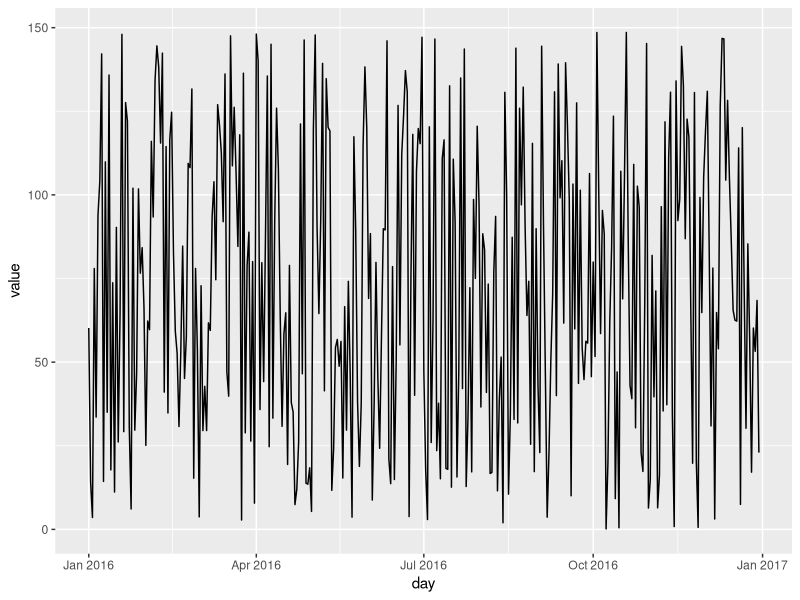
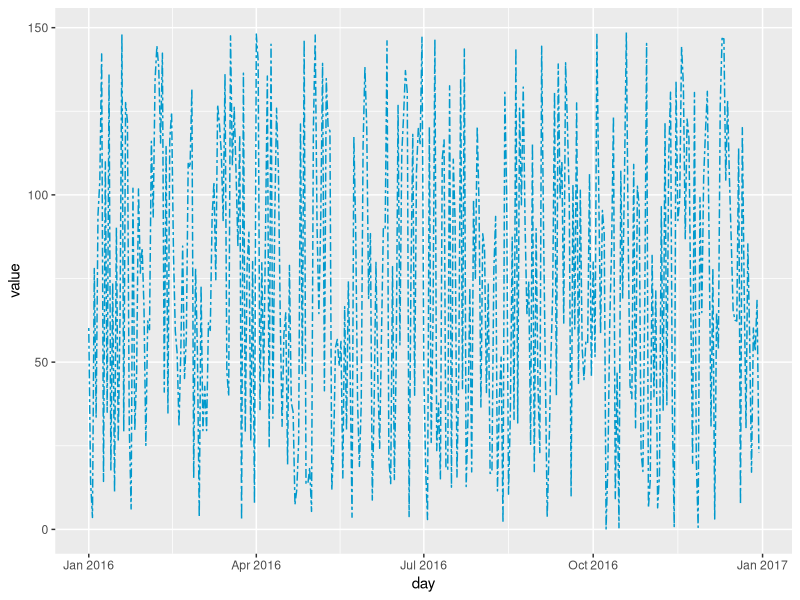
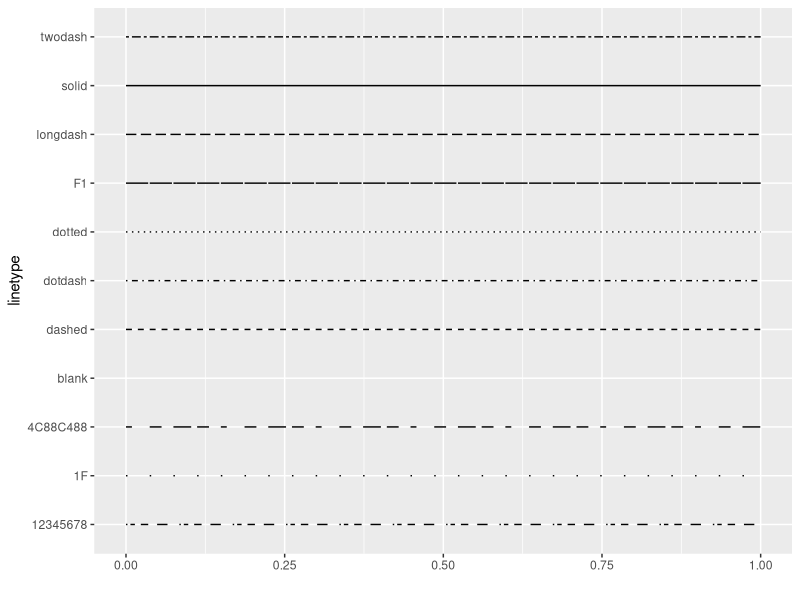

These figures' R source, in order:
## ---- chunk 1
library(lubridate)
library(ggplot2)
## ---- chunk 2
df = data.frame(day = ymd('2016-01-01') + 0:364,
                value = runif(n = 365, min = 0, max = 150 ))
head(df)
## ---- chunk 3
ggplot(df, aes(x = day, y = value)) +
  geom_line()
## ---- chunk 4
ggplot(df, aes(x = day, y = value)) +
  geom_line(color = '#0099cc', size = 0.5, linetype = 'twodash')
## ---- chunk 5
d=data.frame(lt=c("blank", "solid", "dashed", "dotted", "dotdash", "longdash", "twodash", "1F", "F1", "4C88C488", "12345678"))
ggplot() +
scale_x_continuous(name="", limits=c(0,1)) +
scale_y_discrete(name="linetype") +
scale_linetype_identity() +
geom_segment(data=d, mapping=aes(x=0, xend=1, y=lt, yend=lt, linetype=lt))
